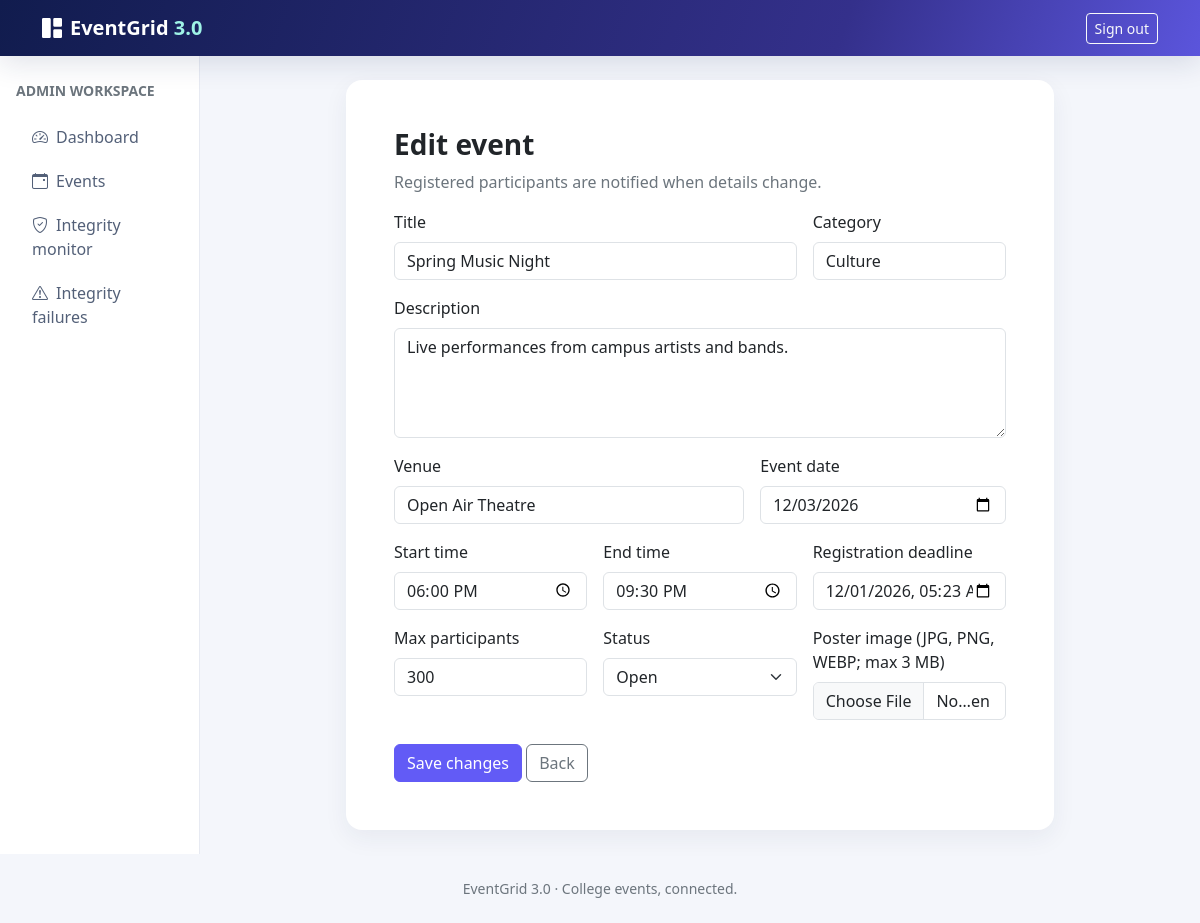
Screenshot of /admin/event_form.php?id=2 (signed in) with the database file from the repository.
### tables this page shows
CREATE TABLE events (
  id BIGINT UNSIGNED AUTO_INCREMENT PRIMARY KEY,
  title VARCHAR(180) NOT NULL,
  description TEXT NOT NULL,
  category VARCHAR(80) NOT NULL,
  venue VARCHAR(180) NOT NULL,
  event_date DATE NOT NULL,
  start_time TIME NOT NULL,
  end_time TIME NOT NULL,
  reg_deadline DATETIME NOT NULL,
  max_participants INT UNSIGNED NOT NULL,
  poster VARCHAR(255) NULL,
  status ENUM('Open','Closed','Cancelled') NOT NULL DEFAULT 'Open',
  created_by BIGINT UNSIGNED NULL,
  created_at TIMESTAMP NOT NULL DEFAULT CURRENT_TIMESTAMP,
  updated_at TIMESTAMP NOT NULL DEFAULT CURRENT_TIMESTAMP ON UPDATE CURRENT_TIMESTAMP,
  deleted_at DATETIME NULL,
  CONSTRAINT fk_events_admin FOREIGN KEY (created_by) REFERENCES users(id) ON DELETE SET NULL,
  INDEX idx_events_date_status (event_date, status),
  INDEX idx_events_category (category)
);

### includes/db.php (called while the page is built, shortened)
<?php
function db(): PDO
{
    static $pdo;
    if (!$pdo) {
        $pdo = new PDO(
            'mysql:host=' . DB_HOST . ';dbname=' . DB_NAME . ';charset=utf8mb4',
            DB_USER,
            DB_PASS,
            [PDO::ATTR_ERRMODE => PDO::ERRMODE_EXCEPTION, PDO::ATTR_DEFAULT_FETCH_MODE => PDO::FETCH_ASSOC, PDO::ATTR_EMULATE_PREPARES => false]
        );
    }
    return $pdo;
}

### includes/functions.php (called while the page is built, shortened)
<?php
require_once __DIR__ . '/db.php';
function e(?string $value): string { return htmlspecialchars($value ?? '', ENT_QUOTES | ENT_SUBSTITUTE, 'UTF-8'); }
function url(string $path = ''): string { return rtrim(BASE_URL, '/') . ($path === '' ? '' : '/' . ltrim($path, '/')); }

### admin/event_form.php (the view, shortened to what this page needs)
<?php
require_once dirname(__DIR__).'/includes/functions.php';$admin=require_role('admin');$id=(int)($_GET['id']??$_POST['id']??0);$event=null;if($id){$s=db()->prepare('SELECT * FROM events WHERE id=? AND deleted_at IS NULL');$s->execute([$id]);$event=$s->fetch();if(!$event){http_response_code(404);exit('Event not found.');}}
$val=fn($k,$default='')=>e((string)($_POST[$k]??$event[$k]??$default));$pageTitle=$event?'Edit event':'Create event';require dirname(__DIR__).'/includes/header.php';
?>
<div class="row justify-content-center"><div class="col-lg-9"><div class="card p-4 p-lg-5"><h1 class="h3 fw-bold"><?=$event?'Edit event':'Create an event'?></h1><p class="text-secondary">Registered participants are notified when details change.</p><form method="post" enctype="multipart/form-data"><div class="row g-3">
<div class="col-md-8"><label class="form-label">Title</label><input class="form-control" name="title" value="<?=$val('title')?>" required maxlength="180"></div><div class="col-md-4"><label class="form-label">Category</label><input class="form-control" name="category" value="<?=$val('category')?>" required></div><div class="col-12"><label class="form-label">Description</label><textarea class="form-control" name="description" rows="4" required><?=$val('description')?></textarea></div><div class="col-md-7"><label class="form-label">Venue</label><input class="form-control" name="venue" value="<?=$val('venue')?>" required></div><div class="col-md-5"><label class="form-label">Event date</label><input class="form-control" type="date" name="event_date" value="<?=$val('event_date')?>" required></div>
<div class="col-md-4"><label class="form-label">Start time</label><input class="form-control" type="time" name="start_time" value="<?=$val('start_time')?>" required></div><div class="col-md-4"><label class="form-label">End time</label><input class="form-control" type="time" name="end_time" value="<?=$val('end_time')?>" required></div><div class="col-md-4"><label class="form-label">Registration deadline</label><input class="form-control" type="datetime-local" name="reg_deadline" value="<?=$val('reg_deadline')?date('Y-m-d\TH:i',strtotime((string)($_POST['reg_deadline']??$event['reg_deadline']??''))):''?>" required></div>
<div class="col-md-4"><label class="form-label">Max participants</label><input class="form-control" type="number" name="max_participants" min="1" value="<?=$val('max_participants','100')?>" required></div><div class="col-md-4"><label class="form-label">Status</label><select class="form-select" name="status"><?php foreach(['Open','Closed','Cancelled'] as $status):?><option <?=($val('status',$event['status']??'Open')===$status?'selected':'')?>><?=e($status)?></option><?php endforeach;?></select></div><div class="col-md-4"><label class="form-label">Poster image (JPG, PNG, WEBP; max 3 MB)</label><input class="form-control" type="file" name="poster" accept="image/jpeg,image/png,image/webp"></div>
</div><button class="btn btn-primary mt-4"><?=$event?'Save changes':'Create event'?></button> <a class="btn btn-outline-secondary mt-4" href="<?=e(url('admin/events.php'))?>">Back</a></form></div></div></div>
<?php require dirname(__DIR__).'/includes/footer.php';?>

### assets/css/app.css (style rules this page uses)
:root { --ink:#172554;--accent:#625bf6;--mist:#f4f6fb;--teal:#15b8a6 }
body { background:var(--mist);color:#26324b;min-height:100vh }
.card { border:0;border-radius:1rem;box-shadow:0 8px 25px #1a2b5210 }
.btn-primary { background:var(--accent);border-color:var(--accent) }

### rows the page displays
events: title "Spring Music Night", category "Culture", description "Live performances from campus artists and bands.", venue "Open Air Theatre", event_date "12/03/2026", start_time "18:00:00", end_time "21:30:00", reg_deadline "12/01/2026 05:23", max_participants "300"

### other values shown
form field status "Open"
